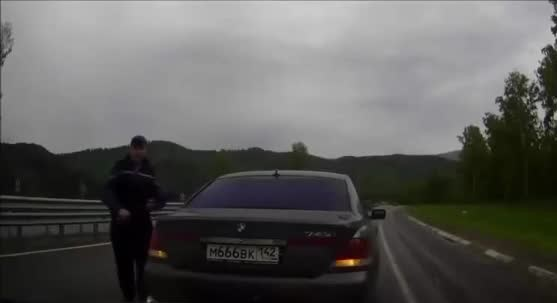
#> input picture Tugas OpenCV (Khusus Vision)/Resource/rusianplate1.jpg, 557 x 303 px
$ python tugas-opencv.py
#> lines starting #> are read from the running program, lines starting #| are printed output that depends on the picture
import cv2
import matplotlib.pyplot as plt

# Path declaration
input_path = './Resource/rusianplate1.jpg'
output_path = './output/blur-rusianplate1.jpg'
classifier_path = './haarcascade github/haarcascade_russian_plate_number.xml'

# Read image file
img = cv2.imread(input_path)
#> img is the input picture: shape (303, 557, 3); mean B, G, R 90.1, 92, 92.5
img_gray = cv2.cvtColor(img, cv2.COLOR_BGR2GRAY)
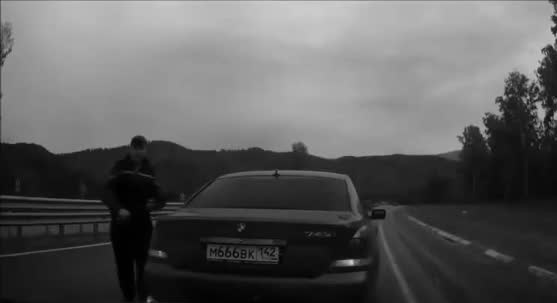
#> img_gray: shape (303, 557); min 0, max 208, mean 91.9
img_rgb = cv2.cvtColor(img, cv2.COLOR_BGR2RGB)

# Declare classifier
plate_cascade = cv2.CascadeClassifier(classifier_path)
found = plate_cascade.detectMultiScale(img_gray)
#> found = [[195, 235, 100, 33]]

# Blurring the image
if len(found) != 0:
    for (x, y, width, height) in found:
        img_rgb[y: y+height, x: x + width, :] = cv2.blur(img_rgb[y: y+height, x: x + width, :], (50,50))
#> this loop made 1 pass
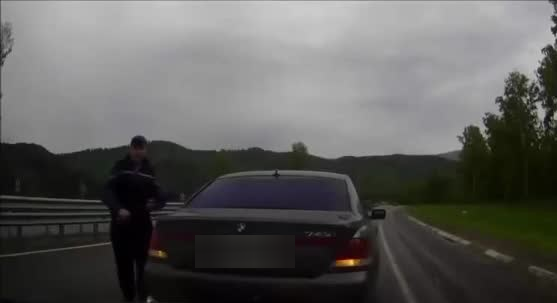
#> img_rgb: shape (303, 557, 3); mean R, G, B 92.5, 92, 90.1

# Preparing the plot and showing the image
plt.subplot(1,1,1)
plt.imshow(img_rgb)
plt.show()

# Write an output file
img_rgb = cv2.cvtColor(img_rgb, cv2.COLOR_BGR2RGB)
cv2.imwrite(output_path, img_rgb)

$ run again, with Tugas OpenCV (Khusus Vision)/Resource/rusianplate2.jpg copied over Tugas OpenCV (Khusus Vision)/Resource/rusianplate1.jpg
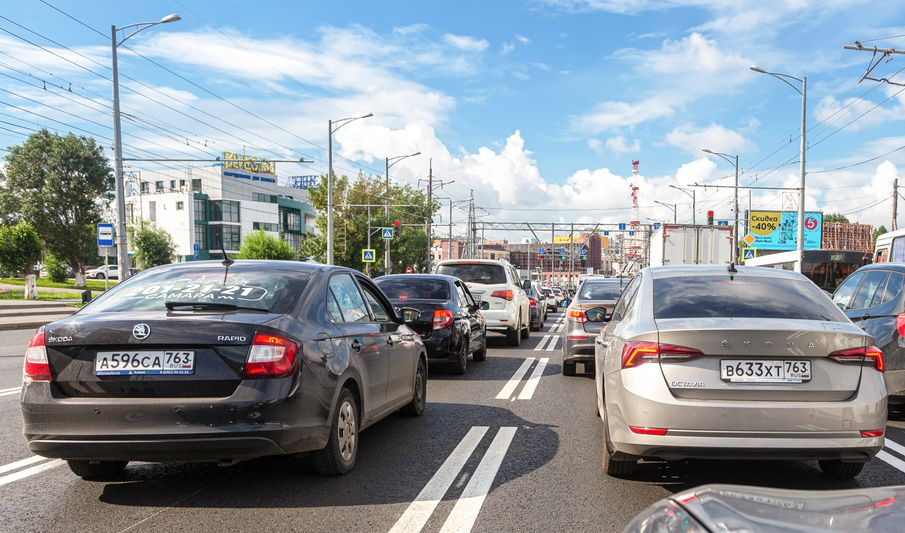
#> input picture Tugas OpenCV (Khusus Vision)/Resource/rusianplate2.jpg, 905 x 533 px
#> img is the input picture: shape (533, 905, 3); mean B, G, R 158.8, 151.9, 142.6
#> `img_gray = cv2.cvtColor(img, cv2.COLOR_BGR2GRAY)`:
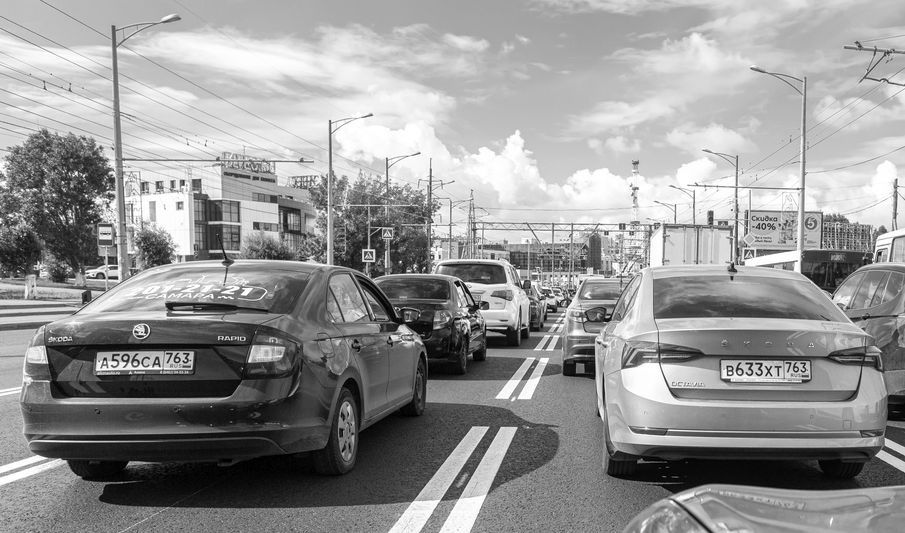
#> img_gray: shape (533, 905); min 0, max 255, mean 149.9
#> found = [[78, 339, 126, 42], [691, 348, 131, 44], [707, 340, 176, 59]]
#> the loop `for (x, y, width, height) in found:` made 3 passes
#> after the loop `for (x, y, width, height) in found:`:
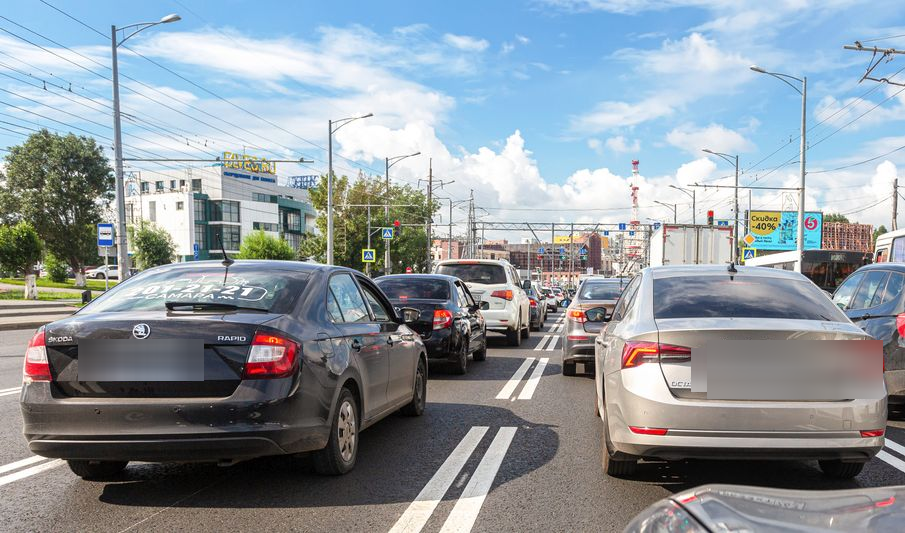
#> img_rgb: shape (533, 905, 3); mean R, G, B 142.6, 151.9, 158.8
